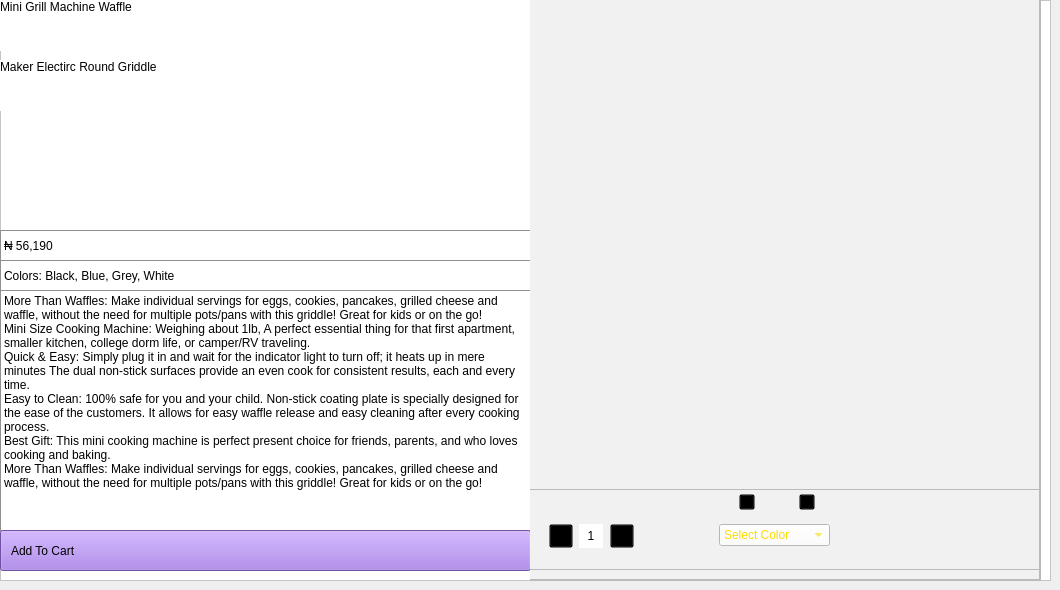
      <widget class="QWidget" name="pixel_4">
       <widget class="QFrame" name="frame_63">
        <property name="geometry">
         <rect>
          <x>0</x>
          <y>0</y>
          <width>1051</width>
          <height>581</height>
         </rect>
        </property>
        <property name="styleSheet">
         <string notr="true">background-color: rgb(255, 255, 255);</string>
        </property>
        <property name="frameShape">
         <enum>QFrame::StyledPanel</enum>
        </property>
        <property name="frameShadow">
         <enum>QFrame::Raised</enum>
        </property>
        <widget class="QFrame" name="frame_64">
         <property name="geometry">
          <rect>
           <x>0</x>
           <y>0</y>
           <width>531</width>
           <height>581</height>
          </rect>
         </property>
         <property name="frameShape">
          <enum>QFrame::StyledPanel</enum>
         </property>
         <property name="frameShadow">
          <enum>QFrame::Raised</enum>
         </property>
         <widget class="QLabel" name="label_121">
          <property name="geometry">
           <rect>
            <x>0</x>
            <y>0</y>
            <width>531</width>
            <height>51</height>
           </rect>
          </property>
          <property name="styleSheet">
           <string notr="true">font: 30pt &quot;Cooper Black&quot;;
</string>
          </property>
          <property name="text">
           <string>Mini Grill Machine Waffle</string>
          </property>
          <property name="alignment">
           <set>Qt::AlignLeading|Qt::AlignLeft|Qt::AlignTop</set>
          </property>
         </widget>
         <widget class="QLabel" name="label_122">
          <property name="geometry">
           <rect>
            <x>0</x>
            <y>60</y>
            <width>531</width>
            <height>51</height>
           </rect>
          </property>
          <property name="styleSheet">
           <string notr="true">font: 23pt &quot;Cooper Black&quot;;
</string>
          </property>
          <property name="text">
           <string>Maker Electirc Round Griddle</string>
          </property>
          <property name="alignment">
           <set>Qt::AlignLeading|Qt::AlignLeft|Qt::AlignTop</set>
          </property>
         </widget>
         <widget class="QLabel" name="label_123">
          <property name="geometry">
           <rect>
            <x>0</x>
            <y>230</y>
            <width>531</width>
            <height>31</height>
           </rect>
          </property>
          <property name="styleSheet">
           <string notr="true">font: 17pt &quot;Cooper Black&quot;;
border: 1px solid rgb(143, 143, 143)</string>
          </property>
          <property name="text">
           <string>₦ 56,190</string>
          </property>
         </widget>
         <widget class="QLabel" name="label_124">
          <property name="geometry">
           <rect>
            <x>0</x>
            <y>260</y>
            <width>531</width>
            <height>31</height>
           </rect>
          </property>
          <property name="styleSheet">
           <string notr="true">font: 17pt &quot;Cooper Black&quot;;
border: 1px solid rgb(143, 143, 143)</string>
          </property>
          <property name="text">
           <string>Colors: Black, Blue, Grey, White</string>
          </property>
         </widget>
         <widget class="QLabel" name="label_125">
          <property name="geometry">
           <rect>
            <x>0</x>
            <y>290</y>
            <width>531</width>
            <height>241</height>
           </rect>
          </property>
          <property name="styleSheet">
           <string notr="true">font: 11pt &quot;Cooper&quot;;
border: 1px solid rgb(143, 143, 143)</string>
          </property>
          <property name="text">
           <string>More Than Waffles: Make individual servings for eggs, cookies, pancakes, grilled cheese and waffle, without the need for multiple pots/pans with this griddle! Great for kids or on the go!
Mini Size Cooking Machine: Weighing about 1lb, A perfect essential thing for that first apartment, smaller kitchen, college dorm life, or camper/RV traveling.
Quick &amp; Easy: Simply plug it in and wait for the indicator light to turn off; it heats up in mere minutes The dual non-stick surfaces provide an even cook for consistent results, each and every time.
Easy to Clean: 100% safe for you and your child. Non-stick coating plate is specially designed for the ease of the customers. It allows for easy waffle release and easy cleaning after every cooking process.
Best Gift: This mini cooking machine is perfect present choice for friends, parents, and who loves cooking and baking.
More Than Waffles: Make individual servings for eggs, cookies, pancakes, grilled cheese and waffle, without the need for multiple pots/pans with this griddle! Great for kids or on the go!</string>
          </property>
          <property name="alignment">
           <set>Qt::AlignLeading|Qt::AlignLeft|Qt::AlignTop</set>
          </property>
          <property name="wordWrap">
           <bool>true</bool>
          </property>
         </widget>
         <widget class="QPushButton" name="pushButton_19">
          <property name="geometry">
           <rect>
            <x>0</x>
            <y>530</y>
            <width>531</width>
            <height>41</height>
           </rect>
          </property>
          <property name="styleSheet">
           <string notr="true">background-color: rgb(157, 113, 226);
text-align: left;
padding-left: 10px;
font: 15pt &quot;Rockwell Condensed&quot;;</string>
          </property>
          <property name="text">
           <string>Add To Cart</string>
          </property>
         </widget>
         <widget class="QLabel" name="label_126">
          <property name="geometry">
           <rect>
            <x>480</x>
            <y>530</y>
            <width>47</width>
            <height>41</height>
           </rect>
          </property>
          <property name="styleSheet">
           <string notr="true">background-color: transparent;</string>
          </property>
          <property name="text">
           <string/>
          </property>
          <property name="pixmap">
           <pixmap resource="../icons/img.qrc">:/icons/angle-double-right.png</pixmap>
          </property>
          <property name="scaledContents">
           <bool>false</bool>
          </property>
         </widget>
        </widget>
        <widget class="QFrame" name="frame_65">
         <property name="geometry">
          <rect>
           <x>530</x>
           <y>0</y>
           <width>511</width>
           <height>581</height>
          </rect>
         </property>
         <property name="styleSheet">
          <string notr="true">background-color: rgb(241, 241, 241);</string>
         </property>
         <property name="frameShape">
          <enum>QFrame::StyledPanel</enum>
         </property>
         <property name="frameShadow">
          <enum>QFrame::Raised</enum>
         </property>
         <widget class="QFrame" name="frame_66">
          <property name="geometry">
           <rect>
            <x>-1</x>
            <y>-1</y>
            <width>511</width>
            <height>581</height>
           </rect>
          </property>
          <property name="frameShape">
           <enum>QFrame::StyledPanel</enum>
          </property>
          <property name="frameShadow">
           <enum>QFrame::Raised</enum>
          </property>
          <widget class="QStackedWidget" name="stackedWidget_14">
           <property name="geometry">
            <rect>
             <x>30</x>
             <y>20</y>
             <width>461</width>
             <height>471</height>
            </rect>
           </property>
           <property name="currentIndex">
            <number>0</number>
           </property>
           <widget class="QWidget" name="page_34">
            <widget class="QLabel" name="label_127">
             <property name="geometry">
              <rect>
               <x>10</x>
               <y>10</y>
               <width>431</width>
               <height>451</height>
              </rect>
             </property>
             <property name="text">
              <string/>
             </property>
             <property name="pixmap">
              <pixmap resource="../icons/img.qrc">:/icons/toaster.jpg</pixmap>
             </property>
             <property name="scaledContents">
              <bool>true</bool>
             </property>
            </widget>
           </widget>
          </widget>
          <widget class="QFrame" name="frame_106">
           <property name="geometry">
            <rect>
             <x>0</x>
             <y>490</y>
             <width>511</width>
             <height>81</height>
            </rect>
           </property>
           <property name="frameShape">
            <enum>QFrame::StyledPanel</enum>
           </property>
           <property name="frameShadow">
            <enum>QFrame::Raised</enum>
           </property>
           <widget class="QPushButton" name="pushButton_66">
            <property name="geometry">
             <rect>
              <x>210</x>
              <y>5</y>
              <width>16</width>
              <height>16</height>
             </rect>
            </property>
            <property name="styleSheet">
             <string notr="true">QPushButton{
background-color: transparent;}
QPushButton:pressed{
padding-left: -10px;
}</string>
            </property>
            <property name="text">
             <string/>
            </property>
            <property name="icon">
             <iconset resource="../icons/img.qrc">
              <normaloff>:/icons/left.png</normaloff>:/icons/left.png</iconset>
            </property>
           </widget>
           <widget class="QPushButton" name="pushButton_67">
            <property name="geometry">
             <rect>
              <x>270</x>
              <y>5</y>
              <width>16</width>
              <height>16</height>
             </rect>
            </property>
            <property name="styleSheet">
             <string notr="true">QPushButton{
background-color: transparent;}
QPushButton:pressed{
padding-left: 10px;
}</string>
            </property>
            <property name="text">
             <string/>
            </property>
            <property name="icon">
             <iconset resource="../icons/img.qrc">
              <normaloff>:/icons/right.png</normaloff>:/icons/right.png</iconset>
            </property>
           </widget>
           <widget class="QPushButton" name="pushButton_68">
            <property name="geometry">
             <rect>
              <x>20</x>
              <y>35</y>
              <width>24</width>
              <height>24</height>
             </rect>
            </property>
            <property name="styleSheet">
             <string notr="true">QPushButton{
background-color: transparent;}
QPushButton:pressed{
padding-left: -10px;
}</string>
            </property>
            <property name="text">
             <string/>
            </property>
            <property name="icon">
             <iconset resource="../icons/img.qrc">
              <normaloff>:/icons/square-minus.png</normaloff>:/icons/square-minus.png</iconset>
            </property>
            <property name="iconSize">
             <size>
              <width>24</width>
              <height>24</height>
             </size>
            </property>
           </widget>
           <widget class="QLabel" name="label_178">
            <property name="geometry">
             <rect>
              <x>50</x>
              <y>35</y>
              <width>24</width>
              <height>24</height>
             </rect>
            </property>
            <property name="styleSheet">
             <string notr="true">background-color: rgb(255, 255, 255);
font: 8pt &quot;Segoe UI Historic&quot;;</string>
            </property>
            <property name="text">
             <string>1</string>
            </property>
            <property name="alignment">
             <set>Qt::AlignCenter</set>
            </property>
           </widget>
           <widget class="QPushButton" name="pushButton_69">
            <property name="geometry">
             <rect>
              <x>81</x>
              <y>35</y>
              <width>24</width>
              <height>24</height>
             </rect>
            </property>
            <property name="styleSheet">
             <string notr="true">QPushButton{
background-color: transparent;}
QPushButton:pressed{
padding-left: 10px;
}</string>
            </property>
            <property name="text">
             <string/>
            </property>
            <property name="icon">
             <iconset resource="../icons/img.qrc">
              <normaloff>:/icons/square-plus.png</normaloff>:/icons/square-plus.png</iconset>
            </property>
            <property name="iconSize">
             <size>
              <width>24</width>
              <height>24</height>
             </size>
            </property>
           </widget>
           <widget class="QComboBox" name="comboBox_11">
            <property name="geometry">
             <rect>
              <x>190</x>
              <y>35</y>
              <width>111</width>
              <height>22</height>
             </rect>
            </property>
            <property name="styleSheet">
             <string notr="true">QComboBox {
    background-color: rgb(255, 255, 255);
    color: rgb(252, 219, 0);
}
QComboBox QAbstractItemView {
    background-color: rgb(242, 211, 0);
    color: rgb(255, 255, 255);
    selection-background-color: rgb(250, 217, 0);
    selection-color: rgb(255, 255, 255);
}
</string>
            </property>
            <item>
             <property name="text">
              <string>Select Color</string>
             </property>
            </item>
            <item>
             <property name="text">
              <string>Black</string>
             </property>
            </item>
            <item>
             <property name="text">
              <string>Blue</string>
             </property>
            </item>
            <item>
             <property name="text">
              <string>Grey</string>
             </property>
            </item>
            <item>
             <property name="text">
              <string>White</string>
             </property>
            </item>
           </widget>
          </widget>
         </widget>
        </widget>
       </widget>
      </widget>
